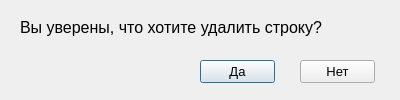
<?xml version="1.0" encoding="UTF-8"?>
<ui version="4.0">
 <class>Dialog</class>
 <widget class="QDialog" name="Dialog">
  <property name="geometry">
   <rect>
    <x>0</x>
    <y>0</y>
    <width>400</width>
    <height>100</height>
   </rect>
  </property>
  <property name="windowTitle">
   <string>Dialog</string>
  </property>
  <widget class="QLabel" name="label">
   <property name="geometry">
    <rect>
     <x>20</x>
     <y>15</y>
     <width>360</width>
     <height>25</height>
    </rect>
   </property>
   <property name="font">
    <font>
     <pointsize>12</pointsize>
    </font>
   </property>
   <property name="text">
    <string>Вы уверены, что хотите удалить строку?</string>
   </property>
  </widget>
  <widget class="QPushButton" name="btn_1">
   <property name="geometry">
    <rect>
     <x>200</x>
     <y>60</y>
     <width>75</width>
     <height>23</height>
    </rect>
   </property>
   <property name="font">
    <font>
     <pointsize>10</pointsize>
    </font>
   </property>
   <property name="text">
    <string>Да</string>
   </property>
  </widget>
  <widget class="QPushButton" name="btn_2">
   <property name="geometry">
    <rect>
     <x>300</x>
     <y>60</y>
     <width>75</width>
     <height>23</height>
    </rect>
   </property>
   <property name="font">
    <font>
     <pointsize>10</pointsize>
    </font>
   </property>
   <property name="text">
    <string>Нет</string>
   </property>
  </widget>
 </widget>
 <resources/>
 <connections/>
</ui>
